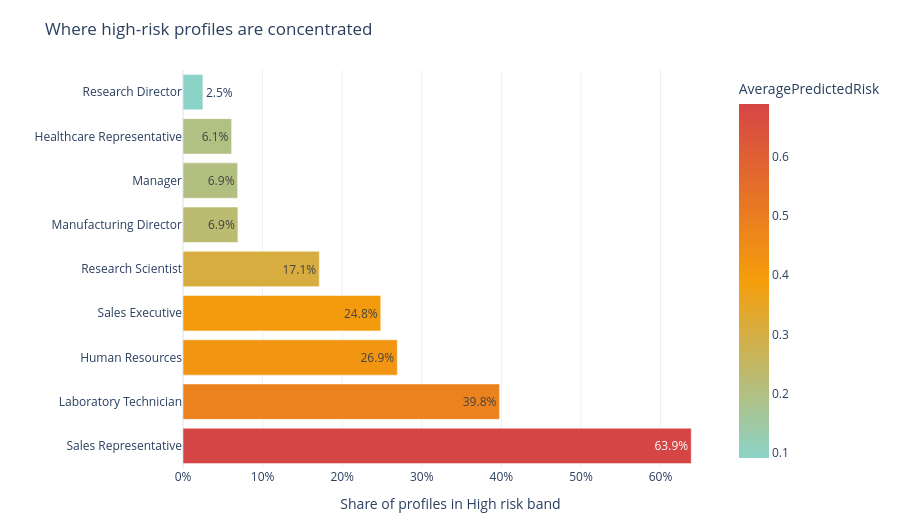

The code cell stored with this chart in its notebook:
### Markdown cell above
## Visualisation 6: High-Risk Profiles by Job Role

This chart identifies job roles with the largest share of profiles in the model's High risk band.

### Code cell
risk_by_role = (
    data.groupby("JobRole", as_index=False)
    .agg(
        Employees=("EmployeeNumber", "size"),
        HighRiskProfiles=(
            "Risk band",
            lambda values: (values == "High").sum(),
        ),
        AveragePredictedRisk=("Risk probability", "mean"),
    )
)
risk_by_role["HighRiskShare"] = (
    risk_by_role["HighRiskProfiles"] / risk_by_role["Employees"]
)
risk_by_role = risk_by_role.sort_values("HighRiskShare", ascending=False)

fig = px.bar(
    risk_by_role,
    x="HighRiskShare",
    y="JobRole",
    orientation="h",
    color="AveragePredictedRisk",
    text=risk_by_role["HighRiskShare"].map(lambda value: f"{value:.1%}"),
    color_continuous_scale=["#8bd3c7", GOLD, RED],
    hover_data={
        "Employees": True,
        "HighRiskProfiles": True,
        "AveragePredictedRisk": ":.1%",
    },
    labels={
        "HighRiskShare": "Share of profiles in High risk band",
        "JobRole": "",
    },
    title="Where high-risk profiles are concentrated",
    template=PLOT_TEMPLATE,
)
fig.update_xaxes(tickformat=".0%")
fig.update_layout(height=520, margin=dict(t=70, l=10, r=10, b=10))
fig.show()

### Figure 1 — Plotly figure (JSON) as saved in the notebook; plotly's stock layout.template omitted (floating-point values rounded to 4 significant figures)
{"data": [{"customdata": [[83.0, 53.0, 0.6888], [259.0, 103.0, 0.483], [52.0, 14.0, 0.4216], [326.0, 81.0, 0.4023], [292.0, 50.0, 0.3058], [145.0, 10.0, 0.2268], [102.0, 7.0, 0.2021], [131.0, 8.0, 0.1992], [80.0, 2.0, 0.09154]], "hovertemplate": "Share of profiles in High risk band=%{x}<br>=%{y}<br>text=%{text}<br>Employees=%{customdata[0]}<br>HighRiskProfiles=%{customdata[1]}<br>AveragePredictedRisk=%{marker.color:.1%}<extra></extra>", "legendgroup": "", "marker": {"color": [0.6888, 0.483, 0.4216, 0.4023, 0.3058, 0.2268, 0.2021, 0.1992, 0.09154], "coloraxis": "coloraxis", "pattern": {"shape": ""}}, "name": "", "orientation": "h", "showlegend": false, "text": ["63.9%", "39.8%", "26.9%", "24.8%", "17.1%", "6.9%", "6.9%", "6.1%", "2.5%"], "textposition": "auto", "type": "bar", "x": [0.6386, 0.3977, 0.2692, 0.2485, 0.1712, 0.06897, 0.06863, 0.06107, 0.025], "xaxis": "x", "y": ["Sales Representative", "Laboratory Technician", "Human Resources", "Sales Executive", "Research Scientist", "Manufacturing Director", "Manager", "Healthcare Representative", "Research Director"], "yaxis": "y"}], "layout": {"barmode": "relative", "coloraxis": {"autocolorscale": false, "colorbar": {"title": {"text": "AveragePredictedRisk"}}, "colorscale": [[0, "#8bd3c7"], [0.5, "#f59e0b"], [1, "#d64545"]]}, "height": 520, "legend": {"tracegroupgap": 0}, "margin": {"b": 10, "l": 10, "r": 10, "t": 70}, "title": {"text": "Where high-risk profiles are concentrated"}, "xaxis": {"anchor": "y", "domain": [0, 1], "tickformat": ".0%", "title": {"text": "Share of profiles in High risk band"}}, "yaxis": {"anchor": "x", "domain": [0, 1], "title": {"text": ""}}}}
